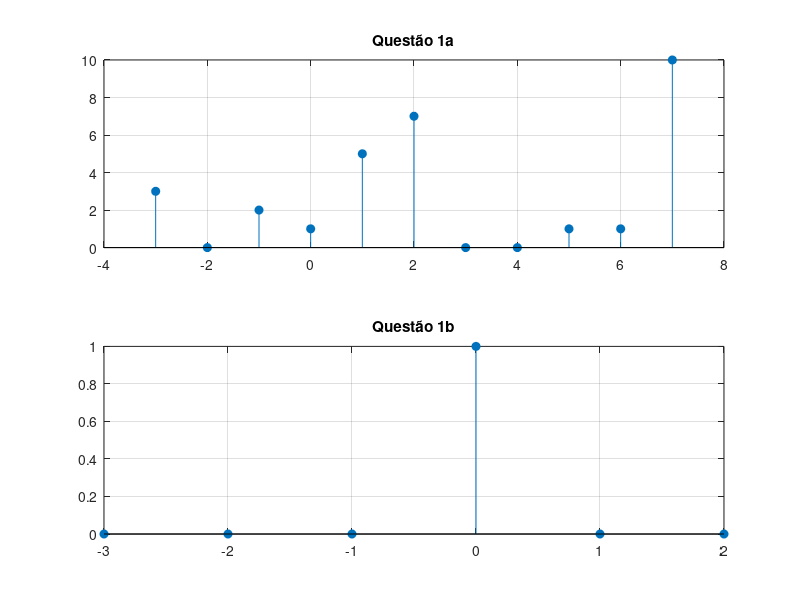

Here is the MATLAB script that generated this plot: (Note: this script raises an error after producing the figure.)
%% Roteiro 1: Sequências Básicas e Operações com Sinais
clear all; close all; clc;

addpath('./funcoes');

%% --- QUESTÃO 1 ---
% x1: origem no 1 (4ª pos) 
x1q1 = [3, 0, 2, 1, 5, 7, 0, 0, 1, 1, 10];
n1q1 = -3:7; 

% x2: origem no 1 (4ª pos) 
x2q1 = [0, 0, 0, 1, 0, 0];
n2q1 = -3:2;

figure(1);
subplot(2,1,1); stem(n1q1, x1q1, 'filled'); title('Questão 1a'); grid on;
subplot(2,1,2); stem(n2q1, x2q1, 'filled'); title('Questão 1b'); grid on;

%% --- QUESTÃO 2 ---
% Impulsos no intervalo -20 a 20 
[xa_q2, na_q2] = impseq(0, -20, 20); % delta[n]
[xb_q2, nb_q2] = impseq(4, -20, 20); % delta[n-4]

figure(2);
subplot(2,1,1); stem(na_q2, xa_q2, 'filled'); title('Questão 2a: \delta[n]'); grid on;
subplot(2,1,2); stem(nb_q2, xb_q2, 'filled'); title('Questão 2b: \delta[n-4]'); grid on;

%% --- QUESTÃO 3 ---
% Degraus no intervalo -20 a 20 
[xa_q3, na_q3] = stepseq(0, -20, 20); % u[n]
[xb_q3, nb_q3] = stepseq(4, -20, 20); % u[n-4]

figure(3);
subplot(2,1,1); stem(na_q3, xa_q3, 'filled'); title('Questão 3a: u[n]'); grid on;
subplot(2,1,2); stem(nb_q3, xb_q3, 'filled'); title('Questão 3b: u[n-4]'); grid on;

%% --- QUESTÃO 4 ---
% x1: origem no 1 (4ª pos). x2: origem no -4 (1ª pos) 
x1_q4 = [3, 0, 2, 1, 5, 7, 0, 0, 1, 1, 10]; n1_q4 = -3:7;
x2_q4 = [-4, -3, -2, -1, 0, 1, 2, 3, 4];   n2_q4 = 0:8;

figure(4);
[y_soma, n_soma] = sigadd(x1_q4, n1_q4, x2_q4, n2_q4);     
subplot(2,2,1); stem(n_soma, y_soma, 'filled'); title('4a: Soma'); grid on;

[y_mult, n_mult] = sigmult(x1_q4, n1_q4, x2_q4, n2_q4);    
subplot(2,2,2); stem(n_mult, y_mult, 'filled'); title('4b: Multiplicação'); grid on;

[y_shift, n_shift] = sigshift(x1_q4, n1_q4, 4);            
subplot(2,2,3); stem(n_shift, y_shift, 'filled'); title('4c: x1[n-4]'); grid on;

[y_fold, n_fold] = sigfold(x1_q4, n1_q4);                  
subplot(2,2,4); stem(n_fold, y_fold, 'filled'); title('4d: x1[-n]'); grid on;

%% --- QUESTÃO 5 ---
% Sequências compostas conforme expressões do roteiro 
n5a = -5:5;
x5a = 2*(n5a == -2) - 1*(n5a == 4);

n5b = 0:20;
x5b = n5b.*((n5b>=0)-(n5b>=10)) + 10*exp(-0.3*(n5b-10)).*((n5b>=10)-(n5b>=20));

figure(5);
subplot(2,1,1); stem(n5a, x5a, 'filled'); title('Questão 5a'); grid on;
subplot(2,1,2); stem(n5b, x5b, 'filled'); title('Questão 5b'); grid on;

%% --- QUESTÃO 6 ---
% x[n] com origem no 3 (3ª posição) 
x6 = [1,2,3,4,5,6,6,5,4,3,2,1,2]; 
nx6 = -2:10;

figure(6);
[xa1, na1] = sigshift(x6, nx6, 5);
[xa2, na2] = sigshift(x6, nx6, -4);
[x1_q6, n1_q6] = sigadd(2*xa1, na1, -3*xa2, na2);
subplot(2,1,1); stem(n1_q6, x1_q6, 'filled'); title('Questão 6a'); grid on;

[xf, nf] = sigfold(x6, nx6);
[xf_s, nf_s] = sigshift(xf, nf, 3); 
[xs, ns] = sigshift(x6, nx6, 2);
[xm, nm] = sigmult(x6, nx6, xs, ns);
[x2_q6, n2_q6] = sigadd(xf_s, nf_s, xm, nm);
subplot(2,1,2); stem(n2_q6, x2_q6, 'filled'); title('Questão 6b'); grid on;

%% --- QUESTÃO 7 ---
% Convolução baseada nas definições do roteiro 
hq7 = [1, 2, 1]; nhq7 = -1:1;
xq7 = [2, 3, -2]; nxq7 = 0:2;

[y_conv, ny_conv] = conv_m(xq7, nxq7, hq7, nhq7);

figure(7);
stem(ny_conv, y_conv, 'filled'); title('Questão 7: Convolução'); grid on;
